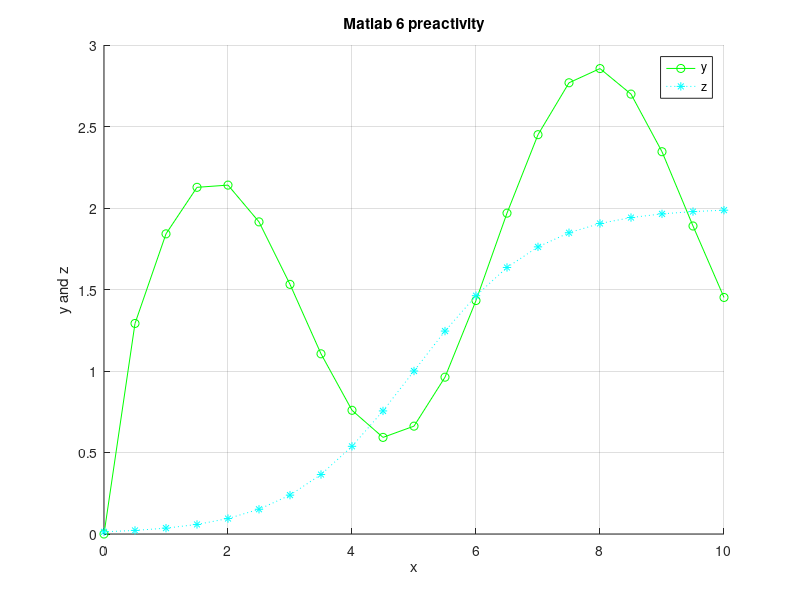

MATLAB code to generate this figure:
hold on;
grid on;
x = [0:0.5:10];
y = x.^0.3 + sin(x);
z = 2./(exp(-x + 5) + 1);

plot(x,y,'go-');
plot(x,z,'c*:');
legend('y','z');
title('Matlab 6 preactivity');
xlabel('x');
ylabel('y and z');